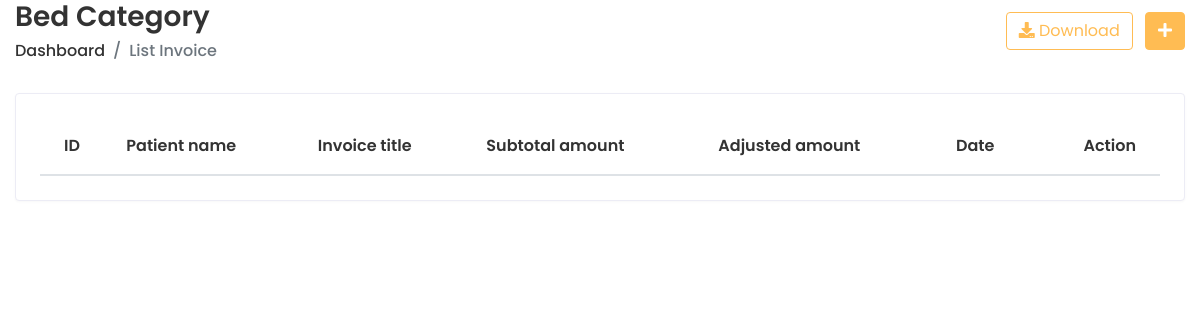
Before: /app/invoicelist/ (signed in) with the older database file.
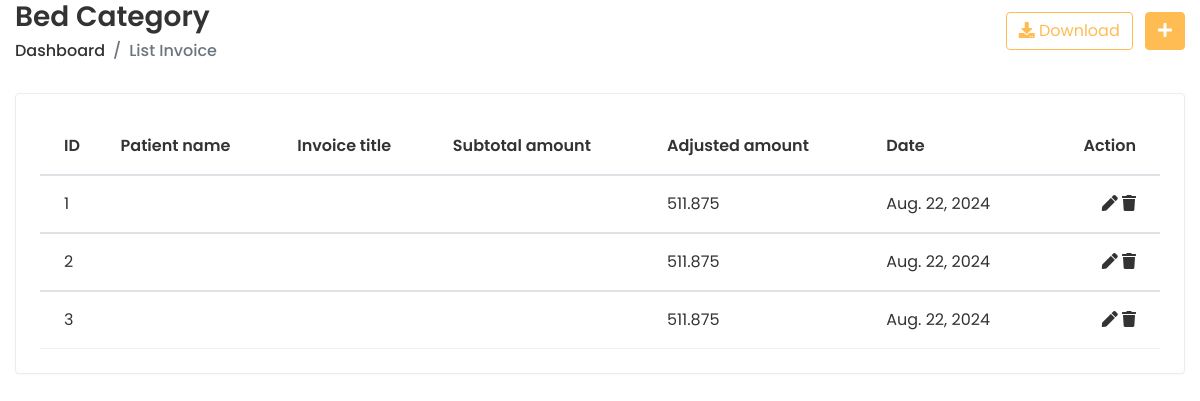
After: the same page with the newer database file.
### doctor/models.py (models this page shows, shortened)
class InvoiceDetail(models.Model):
    invoice_id = models.BigAutoField(primary_key=True)
    patient_name = models.ForeignKey(PatientDetails, on_delete=models.CASCADE)
    total_amount = models.CharField(max_length=50, blank=True, null=True)
    discount_amount = models.CharField(max_length=50, blank=True, null=True)
    discount_percentage = models.CharField(max_length=50, blank=True, null=True)
    tax_percentage = models.CharField(max_length=50, blank=True, null=True)
    tax_amount = models.CharField(max_length=50, blank=True, null=True)
    adjusted_amount = models.CharField(max_length=50)
    date = models.DateField()

### doctor/views.py (the view)
# urls.py: path("invoicelist/", views.invoice_list, name="invoice_list"),
@login_required
def invoice_list(request):
    page_size = int(request.GET.get('page_size', getattr(settings, 'PAGE_SIZE', 5)))
    page = request.GET.get('page', 1)
    search_query = request.GET.get('search', '')
    invoice = InvoiceDetail.objects.filter(
        Q(invoice_id__icontains=search_query)
    )
    invoice_data = []
    for invoice_relate in invoice:
        existing_invoices = len(InvoiceRelation.objects.filter(invoice_relate=invoice_relate))
        remaining_invoices = 10 - existing_invoices
        invoice_data.append({'invoice': invoice, 'remaining_invoices': remaining_invoices})
    paginator = Paginator(invoice, page_size)
    try:
        invoice_page = paginator.page(page)
    except PageNotAnInteger:
        invoice_page = paginator.page(1)
    return render(request, "invoice/invoice_list.html", {'invoice_page': invoice_page, 'page_size': page_size, 'search_query': search_query})

### templates/invoice/invoice_list.html (shortened to what this page needs)
{% extends 'home/base-login.html' %}
{% load static %}
{% block content %}
      <div class="content container-fluid">
         <div class="page-header">
        <div class="row align-items-center">
           <div class="col">
              <h3 class="page-title">Bed Category</h3>
              <ul class="breadcrumb">
                 <li class="breadcrumb-item"><a href="{% url 'Invoiceindex' %}">Dashboard</a></li>
                 <li class="breadcrumb-item active">List Invoice</li>
              </ul>
           </div>
           <div class="col-auto text-right float-right ml-auto">
              <a href="#" class="btn btn-outline-primary mr-2"><i class="fas fa-download"></i> Download</a>
              <a href="add-student.html" class="btn btn-primary"><i class="fas fa-plus"></i></a>
           </div>
        </div>
     </div>
     <div class="row">
        <div class="col-sm-12">
           <div class="card card-table">
              <div class="card-body">
                 <div class="table-responsive">
                    <table class="table table-hover table-center mb-0 datatable">
                       <thead>
                          <tr>
                             <th>ID</th>
                             <th>Patient name</th>
                             <th>Invoice title</th>
                             <th>Subtotal amount</th>
                             <th>Adjusted amount</th>
                             <th>Date</th>
                             <th class="text-right">Action</th>
                          </tr>
                       </thead>
                       {% for item in invoice_page %}
                       <tbody>
                          <tr>
                             <td>{{ item.invoice_id }}</td>
                             <td>
                             </td>
                             <td>
                             </td>
                             <td>
                             </td>
                             <td>
                                {{ item.adjusted_amount }}
                             </td>
                             <td>
                                {{ item.date }}
                             </td>
                             <td class="text-right">
                                <div class="actions">
                                   <i class="fas fa-pen"></i>
                                   <i class="fas fa-trash"></i>
                                </div>
                             </td>
                          </tr>
                       </tbody>
                       {% endfor %}
                    </table>
                 </div>
              </div>
            </div>
         </div>
  {% endblock %}

Changed rows visible on the page:
added InvoiceDetail: invoice_id "1", adjusted_amount "511.875", date "Aug. 22, 2024"
added InvoiceDetail: invoice_id "2", adjusted_amount "511.875", date "Aug. 22, 2024"
added InvoiceDetail: invoice_id "3", adjusted_amount "511.875", date "Aug. 22, 2024"
